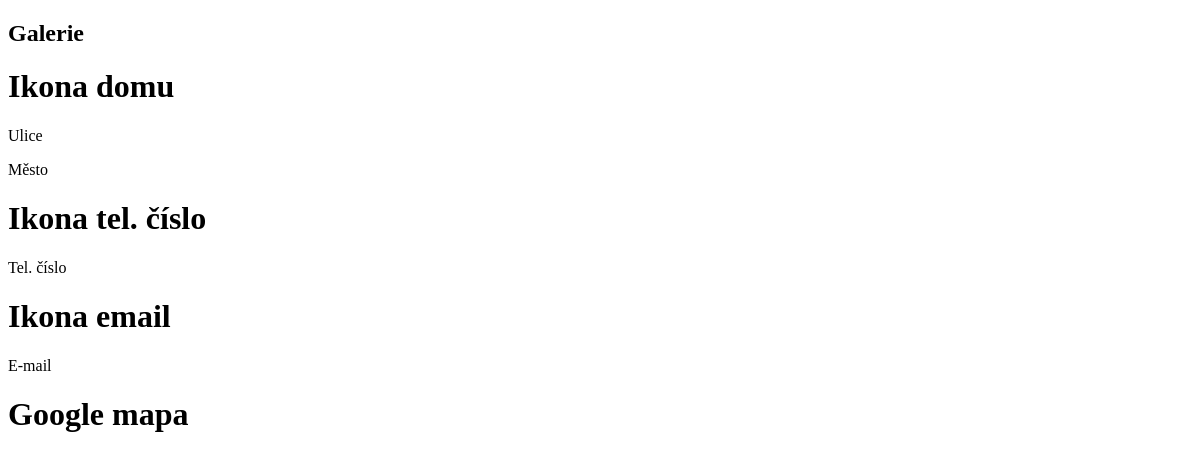
/sluzby, run on an earlier commit of the app's database.
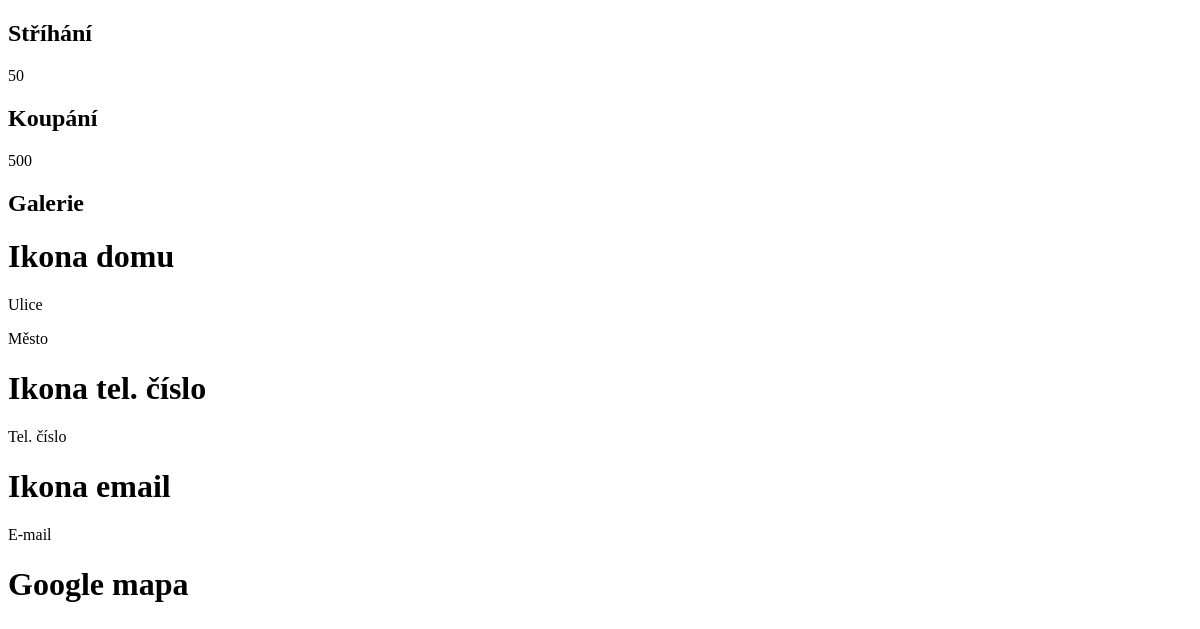
And on a later commit of the database.
### website/models.py (models this page shows)
class Service(models.Model):
    name = models.CharField(max_length=20)
    price = models.IntegerField(null=True, blank=True)

### website/views.py (the view)
# urls.py: path("sluzby", views.service, name="service"),
def service(request):
    services = Service.objects.all()
    form = ServiceForm
    galery = Galery.objects.all()
    trimrovani = []
    for image in galery:
        if image.service == "Trimrování":
            trimrovani.append(image)
    submitted = False
    if request.method == "POST":
        formular = ServiceForm(request.POST)
        if formular.is_valid():
            formular.save()
            return HttpResponseRedirect("/sluzby?submitted=True")
    else:
        formular = ServiceForm
        if "submitted" in request.GET:
            submitted = True
    return render(request, "service.html", {
        "services": services,
        "form" : form,
        "trimrovani" : trimrovani,
    })

### website/templates/service.html (shortened to what this page needs)
{% extends "base.html" %}
{% block content %}
    {% for service in services %}
        <h2>{{service.name}}</h2>
        <p>{{service.price}}</p>
    {% endfor %}
    <h2>Galerie</h2>
{% endblock  %}

What changed in the data, as far as the page shows it:
added Service: name "Stříhání", price "50"
added Service: name "Koupání", price "500"
